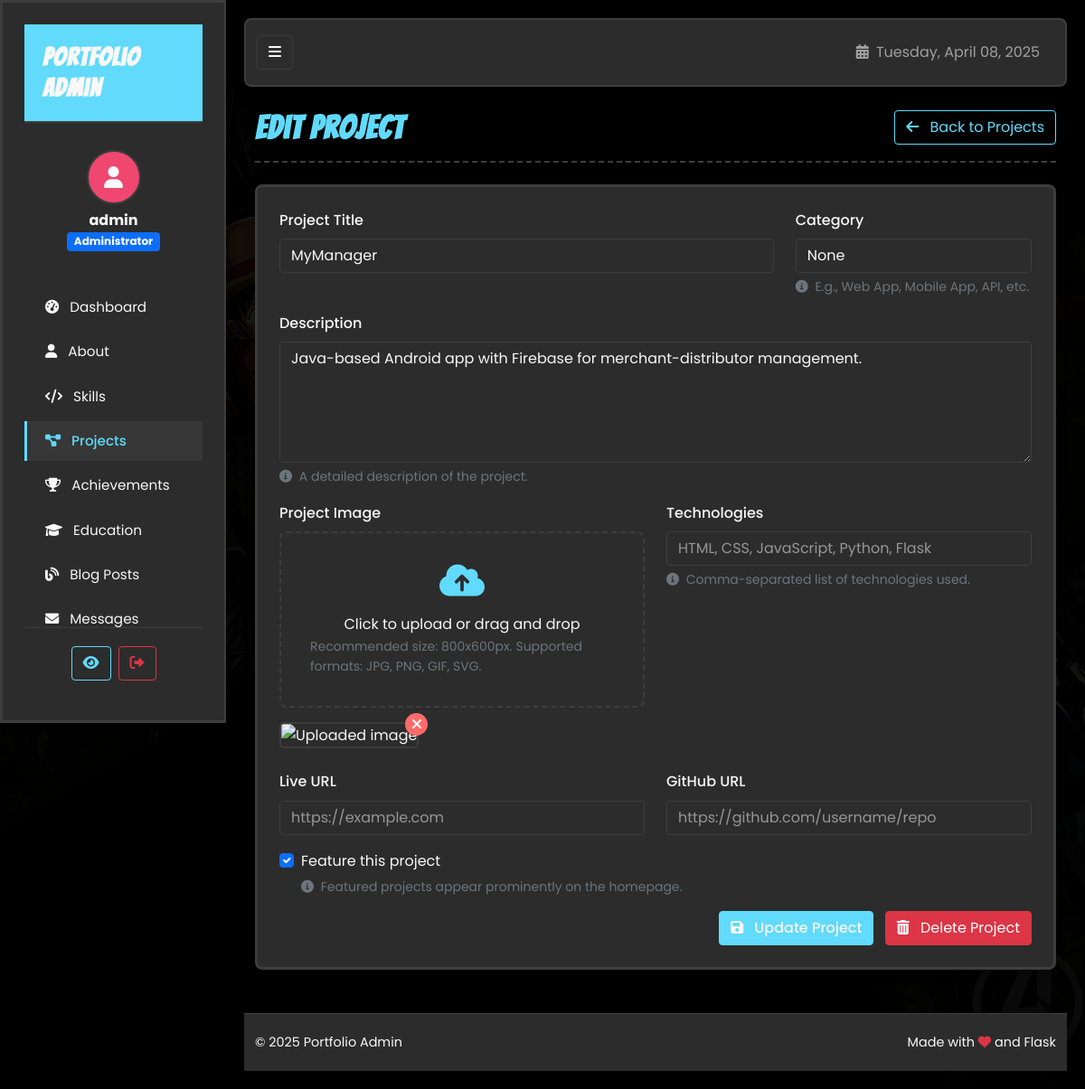
Screenshot of /admin/projects/33/edit (signed in) with the database file from the repository.
### tables this page shows
CREATE TABLE User (
        id INTEGER PRIMARY KEY AUTOINCREMENT,
        username TEXT UNIQUE NOT NULL,
        password TEXT NOT NULL,
        is_admin INTEGER DEFAULT 0
    );

CREATE TABLE Project (
        id INTEGER PRIMARY KEY AUTOINCREMENT,
        title TEXT NOT NULL,
        description TEXT NOT NULL,
        image TEXT,
        github_link TEXT,
        live_link TEXT,
        categories TEXT
    , created_at TIMESTAMP, category TEXT, featured INTEGER DEFAULT 0);

### app_sqlite.py (the view)
    def wrapped_view(**kwargs):
        if 'user_id' not in session:
            flash('Please log in to access this page.', 'warning')
            return redirect(url_for('login'))
        db = get_db()
        user = db.execute('SELECT * FROM User WHERE id = ?', (session['user_id'],)).fetchone()
        if not user or not user['is_admin']:
            flash('You do not have permission to access this page.', 'danger')
            return redirect(url_for('index'))
        return view(**kwargs)

### app_sqlite.py (called while the page is built, shortened)
def get_db():
    if 'db' not in g:
        g.db = sqlite3.connect(
            app.config['DATABASE'],
            detect_types=sqlite3.PARSE_DECLTYPES
        )
        g.db.row_factory = sqlite3.Row
    return g.db

def admin_required(view):
    def wrapped_view(**kwargs):
        if 'user_id' not in session:
            flash('Please log in to access this page.', 'warning')
            return redirect(url_for('login'))
        db = get_db()
        user = db.execute('SELECT * FROM User WHERE id = ?', (session['user_id'],)).fetchone()
        if not user or not user['is_admin']:
            flash('You do not have permission to access this page.', 'danger')
            return redirect(url_for('index'))
        return view(**kwargs)
    wrapped_view.__name__ = view.__name__
    return wrapped_view

@app.context_processor
def inject_now():
    return {'now': datetime.utcnow()}

@app.context_processor
def inject_user():
    user = None
    if 'user_id' in session:
        db = get_db()
        user = db.execute('SELECT * FROM User WHERE id = ?', (session['user_id'],)).fetchone()
    return {'current_user': user}

@app.context_processor
def inject_unread_messages():
    if 'user_id' in session:
        db = get_db()
        unread_message_count = db.execute(
            'SELECT COUNT(*) FROM Contact WHERE is_read = 0'
        ).fetchone()[0]
        return {'unread_message_count': unread_message_count}
    return {'unread_message_count': 0}

@app.route('/admin/projects/<int:id>/edit', methods=['GET', 'POST'])
@admin_required
def admin_edit_project(id):
    db = get_db()
    project = db.execute('SELECT * FROM Project WHERE id = ?', (id,)).fetchone()
    if project is None:
        flash('Project not found.', 'danger')
        return redirect(url_for('admin_projects'))
    return render_template('admin/project_form.html', project=project)

### templates/admin/project_form.html (shortened to what this page needs)
{% extends "admin/layout.html" %}
{% from "admin/components/image_uploader.html" import image_uploader %}
{% block content %}
<div class="page-header d-flex justify-content-between align-items-center mb-4">
    <h1 class="bangers-font">{{ 'Edit' if project else 'Add' }} Project</h1>
    <a href="{{ url_for('admin_projects') }}" class="btn btn-outline-primary">
        <i class="fas fa-arrow-left me-2"></i> Back to Projects
    </a>
</div>
<div class="comic-panel">
    <form method="POST" action="{{ url_for('admin_edit_project', id=project.id) if project else url_for('admin_add_project') }}" enctype="multipart/form-data">
        <div class="row">
            <div class="col-md-8">
                <div class="mb-3">
                    <label for="title" class="form-label">Project Title</label>
                    <input type="text" class="form-control" id="title" name="title" value="{{ project.title if project else '' }}" required>
                </div>
            </div>
            <div class="col-md-4">
                <div class="mb-3">
                    <label for="category" class="form-label">Category</label>
                    <input type="text" class="form-control" id="category" name="category" value="{{ project.category if project else '' }}">
                    <div class="form-text">
                        <i class="fas fa-info-circle me-1"></i> E.g., Web App, Mobile App, API, etc.
                    </div>
                </div>
            </div>
        </div>
        <div class="mb-3">
            <label for="description" class="form-label">Description</label>
            <textarea class="form-control" id="description" name="description" rows="5" required>{{ project.description if project else '' }}</textarea>
            <div class="form-text">
                <i class="fas fa-info-circle me-1"></i> A detailed description of the project.
            </div>
        </div>
        <div class="row">
            <div class="col-md-6">
                {{ image_uploader('image', project.image if project else '', 'Project Image', 'Recommended size: 800x600px. Supported formats: JPG, PNG, GIF, SVG.') }}
            </div>
            <div class="col-md-6">
                <div class="mb-3">
                    <label for="technologies" class="form-label">Technologies</label>
                    <input type="text" class="form-control" id="technologies" name="technologies" value="{{ project.technologies if project else '' }}" placeholder="HTML, CSS, JavaScript, Python, Flask">
                    <div class="form-text">
                        <i class="fas fa-info-circle me-1"></i> Comma-separated list of technologies used.
                    </div>
                </div>
            </div>
        </div>
        <div class="row">
            <div class="col-md-6">
                <div class="mb-3">
                    <label for="url" class="form-label">Live URL</label>
                    <input type="url" class="form-control" id="url" name="url" value="{{ project.url if project else '' }}" placeholder="https://example.com">
                </div>
            </div>
            <div class="col-md-6">
                <div class="mb-3">
                    <label for="github_url" class="form-label">GitHub URL</label>
                    <input type="url" class="form-control" id="github_url" name="github_url" value="{{ project.github_url if project else '' }}" placeholder="https://github.com/username/repo">
                </div>
            </div>
        </div>
        <div class="mb-3 form-check">
            <input type="checkbox" class="form-check-input" id="featured" name="featured" {% if project and project.featured %}checked{% endif %}>
            <label class="form-check-label" for="featured">Feature this project</label>
            <div class="form-text">
                <i class="fas fa-info-circle me-1"></i> Featured projects appear prominently on the homepage.
            </div>
        </div>
        <div class="text-end">
            <button type="submit" class="btn btn-primary">
                <i class="fas fa-save me-2"></i> {{ 'Update' if project else 'Save' }} Project
            </button>
            {% if project %}
                <button type="button" class="btn btn-danger ms-2"
                        data-bs-toggle="modal"
                        data-bs-target="#deleteProjectModal">
                    <i class="fas fa-trash-alt me-2"></i> Delete Project
                </button>
            {% endif %}
        </div>
    </form>
</div>
{% endblock %}

### templates/admin/layout.html (shortened to what this page needs)
<!DOCTYPE html>
<html lang="en">
<head>
    <link rel="stylesheet" href="https://cdnjs.cloudflare.com/ajax/libs/font-awesome/6.0.0/css/all.min.css">
    <link href="https://cdn.jsdelivr.net/npm/bootstrap@5.1.3/dist/css/bootstrap.min.css" rel="stylesheet">
    <link rel="stylesheet" href="{{ url_for('static', filename='css/style.css') }}">
    <link rel="stylesheet" href="{{ url_for('static', filename='css/admin.css') }}">
</head>
<body class="admin-body">
    <div class="admin-wrapper">
        <nav id="sidebar" class="comic-panel">
            <div class="sidebar-header">
                <h3 class="bangers-font">Portfolio Admin</h3>
            </div>
            <div class="sidebar-user text-center mb-4">
                <div class="user-avatar">
                    <i class="fas fa-user"></i>
                </div>
                <div class="user-info mt-2">
                    <h5 class="mb-0">{{ current_user.username }}</h5>
                    <span class="badge bg-primary">Administrator</span>
                </div>
            </div>
            <ul class="nav flex-column">
                <li class="nav-item">
                    <a href="{{ url_for('admin_dashboard') }}" class="nav-link {% if request.endpoint == 'admin_dashboard' %}active{% endif %}">
                        <i class="fas fa-tachometer-alt me-2"></i> Dashboard
                    </a>
                </li>
                <li class="nav-item">
                    <a href="{{ url_for('admin_about') }}" class="nav-link {% if 'about' in request.endpoint %}active{% endif %}">
                        <i class="fas fa-user me-2"></i> About
                    </a>
                </li>
                <li class="nav-item">
                    <a href="{{ url_for('admin_skills') }}" class="nav-link {% if 'skill' in request.endpoint %}active{% endif %}">
                        <i class="fas fa-code me-2"></i> Skills
                    </a>
                </li>
                <li class="nav-item">
                    <a href="{{ url_for('admin_projects') }}" class="nav-link {% if 'project' in request.endpoint %}active{% endif %}">
                        <i class="fas fa-project-diagram me-2"></i> Projects
                    </a>
                </li>
                <li class="nav-item">
                    <a href="{{ url_for('admin_achievements') }}" class="nav-link {% if 'achievement' in request.endpoint %}active{% endif %}">
                        <i class="fas fa-trophy me-2"></i> Achievements
                    </a>
                </li>
                <li class="nav-item">
                    <a href="{{ url_for('admin_dashboard') }}" class="nav-link {% if 'education' in request.endpoint %}active{% endif %}">
                        <i class="fas fa-graduation-cap me-2"></i> Education
                    </a>
                </li>
                <li class="nav-item">
                    <a href="{{ url_for('admin_blog') }}" class="nav-link {% if 'blog' in request.endpoint %}active{% endif %}">
                        <i class="fas fa-blog me-2"></i> Blog Posts
                    </a>
                </li>
                <li class="nav-item">
                    <a href="{{ url_for('admin_messages') }}" class="nav-link {% if 'message' in request.endpoint %}active{% endif %}">
                        <i class="fas fa-envelope me-2"></i> Messages
                    </a>
                </li>
                <li class="nav-item">
                    <a href="{{ url_for('admin_logger') }}" class="nav-link {% if 'logger' in request.endpoint %}active{% endif %}">
                    </a>
                </li>
            </ul>
            <div class="sidebar-footer">
                <div class="d-flex">
                    <a href="{{ url_for('index') }}" class="btn btn-outline-primary me-2"
                       title="View Site" data-bs-toggle="tooltip" data-bs-placement="top">
                        <i class="fas fa-eye"></i>
                    </a>
                    <a href="{{ url_for('logout') }}" class="btn btn-outline-danger"
                       title="Logout" data-bs-toggle="tooltip" data-bs-placement="top">
                        <i class="fas fa-sign-out-alt"></i>
                    </a>
                </div>
            </div>
        </nav>
        <div id="content">
            <nav class="navbar navbar-expand navbar-dark mb-4">
                <div class="container-fluid">
                    <button id="sidebarCollapse" class="btn btn-dark d-none d-md-block">
                        <i class="fas fa-bars"></i>
                    </button>
                    <div class="ms-auto d-flex">
                        <div class="navbar-text me-3">
                            <i class="fas fa-calendar-alt me-1"></i> {{ now.strftime('%A, %B %d, %Y') }}
                        </div>
                    </div>
                </div>
            </nav>
            <div class="container-fluid">
                {% block content %}{% endblock %}
            </div>
            <footer class="footer mt-5">
                <div class="container-fluid">
                    <div class="d-flex flex-column flex-md-row justify-content-between align-items-center">
                        <div class="text-center text-md-start mb-2 mb-md-0">
                            <span>&copy; {{ now.year }} Portfolio Admin</span>
                        </div>
                        <div class="text-center text-md-end">
                            <span>Made with <i class="fas fa-heart text-danger"></i> and Flask</span>
                        </div>
                    </div>
                </div>
            </footer>
        </div>
    </div>
</body>
</html>

### static/css/style.css (style rules this page uses)
:root { --bg-color: #1e1e1e; --text-color: #f8f8f8; --primary-color: #61DAFB; --primary-color-rgb: 97, 218, 251; --secondary-color: #FFD166; --secondary-color-rgb: 255, 209, 102; --accent-color: #EF476F; --accent-color-rgb: 239, 71, 111; --panel-bg: #2c2c2c; --border-color: #3d3d3d; --terminal-green: #00ff00; --danger-color: #FF6B6B; --info-color: #61AFEF; }
body { background-image: url('../img/Gemini_Generated_Image_z3yqisz3yqisz3yq.jpg'); background-color: var(--bg-color); background-size: cover; background-position: center; background-repeat: no-repeat; background-attachment: fixed; color: var(--text-color); font-family: 'Source Code Pro', monospace; line-height: 1.6; position: relative; }
body::before { content: ''; position: fixed; top: 0; left: 0; width: 100%; height: 100%; background-color: rgba(0, 0, 0, 0.85); z-index: -1; }
h1, h2, h3, h4, h5, h6 { font-weight: 700; margin-bottom: 1rem; }
a { color: var(--primary-color); text-decoration: none; transition: color 0.3s; }
.bangers-font { font-family: 'Bangers', cursive; letter-spacing: 0.05em; color: var(--accent-color); }
.nav-link { position: relative; padding: 0.5rem 1rem; transition: all 0.3s ease; }
.nav-link::after { content: ''; position: absolute; bottom: 0; left: 0; width: 0; height: 2px; background-color: var(--secondary-color); transition: width 0.3s ease; }
.comic-panel { background-color: var(--panel-bg); border: 3px solid var(--border-color); border-radius: 8px; padding: 1.5rem; margin-bottom: 2rem; position: relative; overflow: hidden; box-shadow: 0 6px 12px rgba(0, 0, 0, 0.2); }
.comic-panel::before { content: ""; position: absolute; top: 0; left: 0; right: 0; height: 5px; background: linear-gradient(90deg, var(--accent-color), var(--accent-hover)); }
.form-label { color: var(--primary-color); }
footer { background-color: var(--panel-bg); border-top: 3px solid var(--border-color); padding: 2rem 0; }
.navbar { background-color: rgba(30, 30, 30, 0.95); backdrop-filter: blur(10px); border-bottom: 3px solid var(--border-color); position: sticky; top: 0; z-index: 1000; transition: all 0.3s ease; }

### rows the page displays
User: username "admin"
Project: title "MyManager", category "None", description "Java-based Android app with Firebase for merchant-distributor management.", featured "☑"

### other values shown
{{ 'Edit' if project else 'Add' }} "Edit"
{{ label }} "Project Image"
{{ help_text }} "Recommended size: 800x600px. Supported formats: JPG, PNG, GIF, SVG."
{{ 'Update' if project else 'Save' }} "Update"
